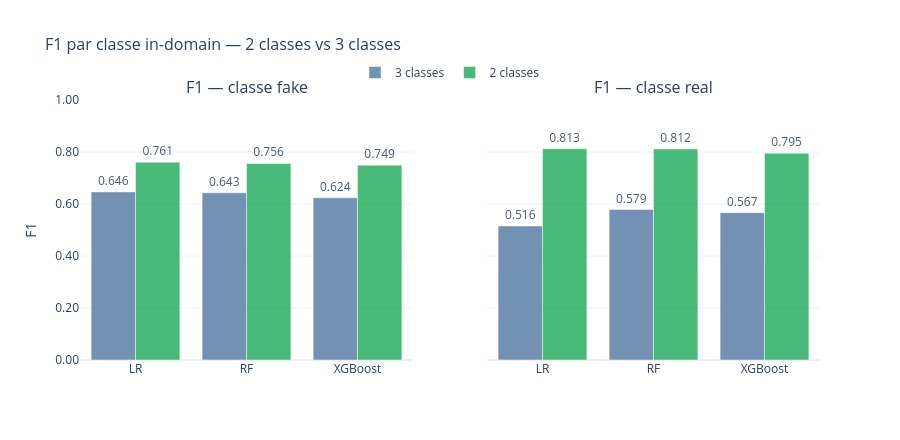

Here is the notebook cell this chart was saved with:
### Markdown cell above
### 5.2 F1 par classe — fake et real

### Code cell
# --- Graphique 2 : F1 fake et F1 real — comparaison 2 vs 3 classes in-domain ---

fig2 = make_subplots(
    rows=1, cols=2,
    subplot_titles=["F1 — classe fake", "F1 — classe real"],
    shared_yaxes=True,
)

colors_3cls = "#5b7fa6"
colors_2cls = "#27ae60"

for col_idx, (metric_3, metric_2, title) in enumerate([
    ('f1_fake', 'f1_fake', 'fake'),
    ('f1_real', 'f1_real', 'real'),
], start=1):
    vals_3 = [df_in_3[df_in_3['model']==m][metric_3].values[0] for m in MODELS]
    vals_2 = [df_in_2[df_in_2['model']==m][metric_2].values[0] for m in MODELS]

    fig2.add_trace(go.Bar(
        name="3 classes" if col_idx == 1 else None,
        showlegend=(col_idx == 1),
        x=MODELS, y=vals_3,
        marker_color=colors_3cls, opacity=0.85,
        text=[f"{v:.3f}" for v in vals_3], textposition="outside",
        legendgroup="3cls",
    ), row=1, col=col_idx)

    fig2.add_trace(go.Bar(
        name="2 classes" if col_idx == 1 else None,
        showlegend=(col_idx == 1),
        x=MODELS, y=vals_2,
        marker_color=colors_2cls, opacity=0.85,
        text=[f"{v:.3f}" for v in vals_2], textposition="outside",
        legendgroup="2cls",
    ), row=1, col=col_idx)

fig2.update_layout(
    title=dict(text="F1 par classe in-domain — 2 classes vs 3 classes", font=dict(size=16)),
    barmode="group",
    yaxis=dict(title="F1", range=[0, 1.0], tickformat=".2f"),
    template="plotly_white",
    height=440,
    legend=dict(orientation="h", yanchor="bottom", y=1.05, xanchor="center", x=0.5),
)

fig2.show()

### Figure 1 — Plotly figure (JSON) as saved in the notebook; plotly's stock layout.template omitted (floating-point values rounded to 4 significant figures)
{"data": [{"legendgroup": "3cls", "marker": {"color": "#5b7fa6"}, "name": "3 classes", "opacity": 0.85, "showlegend": true, "text": ["0.646", "0.643", "0.624"], "textposition": "outside", "type": "bar", "x": ["LR", "RF", "XGBoost"], "xaxis": "x", "y": [0.6465, 0.6431, 0.6239], "yaxis": "y"}, {"legendgroup": "2cls", "marker": {"color": "#27ae60"}, "name": "2 classes", "opacity": 0.85, "showlegend": true, "text": ["0.761", "0.756", "0.749"], "textposition": "outside", "type": "bar", "x": ["LR", "RF", "XGBoost"], "xaxis": "x", "y": [0.7608, 0.7558, 0.7493], "yaxis": "y"}, {"legendgroup": "3cls", "marker": {"color": "#5b7fa6"}, "opacity": 0.85, "showlegend": false, "text": ["0.516", "0.579", "0.567"], "textposition": "outside", "type": "bar", "x": ["LR", "RF", "XGBoost"], "xaxis": "x2", "y": [0.5156, 0.5786, 0.5668], "yaxis": "y2"}, {"legendgroup": "2cls", "marker": {"color": "#27ae60"}, "opacity": 0.85, "showlegend": false, "text": ["0.813", "0.812", "0.795"], "textposition": "outside", "type": "bar", "x": ["LR", "RF", "XGBoost"], "xaxis": "x2", "y": [0.8126, 0.8117, 0.7954], "yaxis": "y2"}], "layout": {"annotations": [{"font": {"size": 16}, "showarrow": false, "text": "F1 — classe fake", "x": 0.225, "xanchor": "center", "xref": "paper", "y": 1, "yanchor": "bottom", "yref": "paper"}, {"font": {"size": 16}, "showarrow": false, "text": "F1 — classe real", "x": 0.775, "xanchor": "center", "xref": "paper", "y": 1, "yanchor": "bottom", "yref": "paper"}], "barmode": "group", "height": 440, "legend": {"orientation": "h", "x": 0.5, "xanchor": "center", "y": 1.05, "yanchor": "bottom"}, "title": {"font": {"size": 16}, "text": "F1 par classe in-domain — 2 classes vs 3 classes"}, "xaxis": {"anchor": "y", "domain": [0, 0.45]}, "xaxis2": {"anchor": "y2", "domain": [0.55, 1]}, "yaxis": {"anchor": "x", "domain": [0, 1], "range": [0, 1], "tickformat": ".2f", "title": {"text": "F1"}}, "yaxis2": {"anchor": "x2", "domain": [0, 1], "matches": "y", "showticklabels": false}}}
